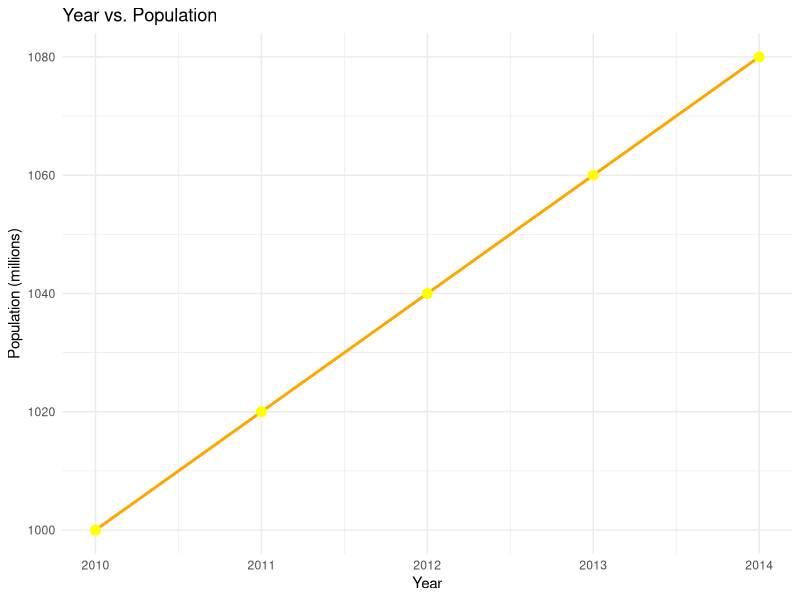

R code for this plot:
library(ggplot2)

ypdata <- data.frame(
  Year = 2010:2014,
  Population = c(1000, 1020, 1040, 1060, 1080)
)

ggplot(ypdata, aes(x = Year, y = Population)) +
  geom_line(color = "orange", size = 1) +
  geom_point(color = "yellow", size = 3) +
  labs(
    title = "Year vs. Population",
    x = "Year",
    y = "Population (millions)"
  ) +
  theme_minimal()

